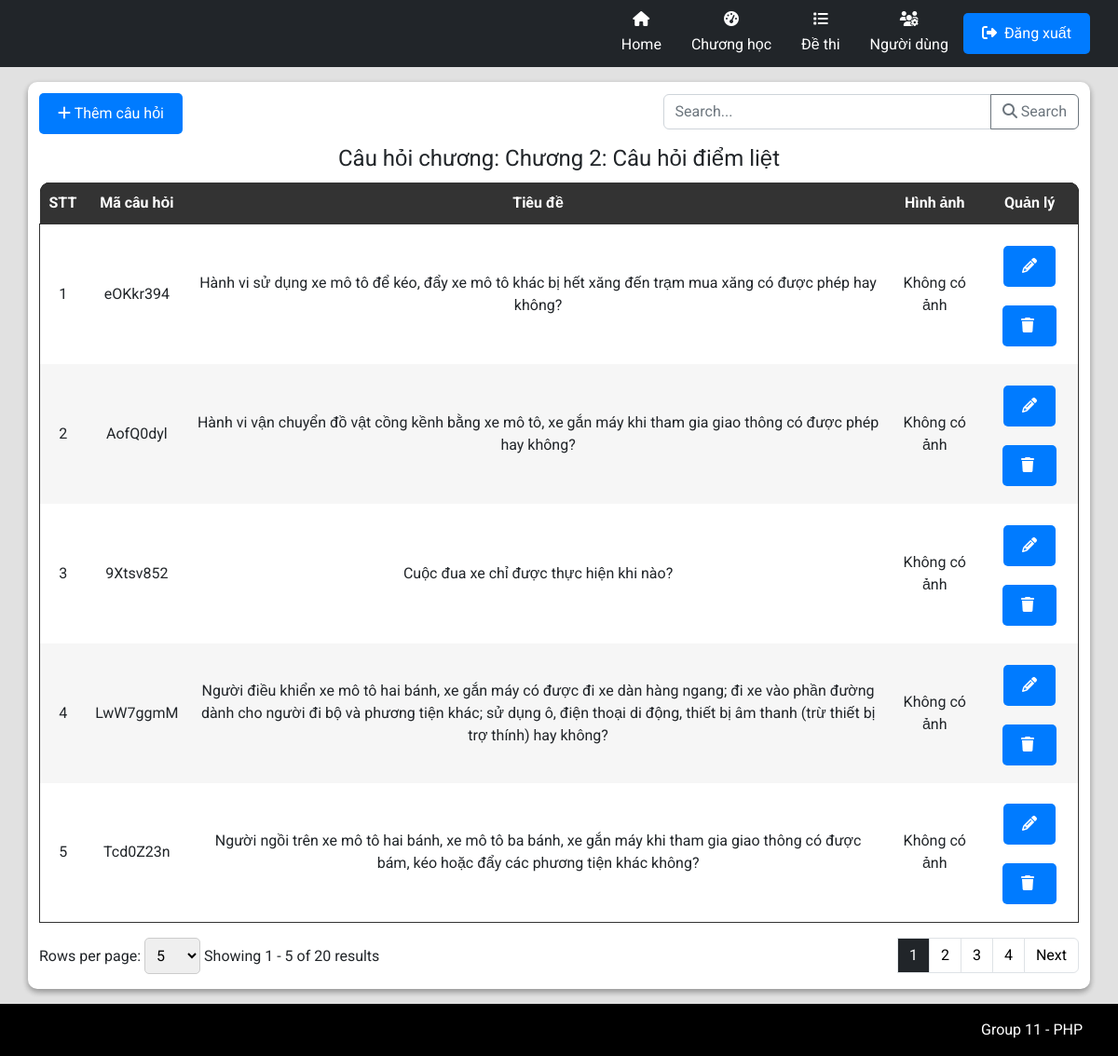
The app's page /admin/AdminIndex.php?workingPage=question&chapterId=50ccd9c5-ce5e-4921-9e23-de46a9558c38 with its own data.
### tables this page shows
CREATE TABLE `tbl_chapter` (
  `id` varchar(36) NOT NULL,
  `code` varchar(255) DEFAULT NULL,
  `name` varchar(255) DEFAULT NULL,
  `description` varchar(255) DEFAULT NULL,
  `quantity` int(11) DEFAULT NULL
);

CREATE TABLE `tbl_question` (
  `id` varchar(36) NOT NULL,
  `code` varchar(255) DEFAULT NULL,
  `questionImage` varchar(255) DEFAULT NULL,
  `title` text DEFAULT NULL,
  `chapterId` varchar(36) DEFAULT NULL,
  `option_1` text DEFAULT NULL,
  `option_2` text DEFAULT NULL,
  `option_3` text DEFAULT NULL,
  `option_4` text DEFAULT NULL,
  `trueAnswer` int(1) DEFAULT NULL,
  `isDanger` tinyint(1) DEFAULT NULL
);

### admin/pages/Question/QuestionIndex.php (shortened to what this page needs)
<link rel="stylesheet" href="./styles/ProductStyles.css">
<?php $chapterId = $_GET["chapterId"] ?>
<?php
$countAllSql = "SELECT * FROM tbl_question WHERE chapterId='$chapterId'";
$total_records = mysqli_num_rows(mysqli_query($connect, $countAllSql));
$pageIndex = isset($_GET['page']) ? $_GET['page'] : 1;
$pageSize = isset($_GET['limit']) ? $_GET['limit'] : 5;
$total_page = ceil($total_records / $pageSize);
$start = ($pageIndex - 1) * $pageSize;
$getTableDataSql = "";
if (isset($_GET['search']) && !empty($_GET['search'])) {
    $search = $_GET['search'];
    $getTableDataSql = "SELECT * FROM tbl_question WHERE chapterId='$chapterId' AND title LIKE '%$search%' LIMIT $start, $pageSize";
} else {
    $getTableDataSql = "SELECT * FROM tbl_question WHERE chapterId='$chapterId' LIMIT $start, $pageSize";
}
$tableData = mysqli_query($connect, $getTableDataSql);
?>
<div class="text-left flex justify-between">
    <button type="button" class="btn btn-primary mb-2 mt-3" data-bs-toggle="modal" data-bs-target="#addQuestion">
        <i class="fa-solid fa-plus"></i>
        Thêm câu hỏi
    </button>
    <div class="input-group mb-3 align-center mt-3 w-40">
        <input type="text" class="form-control" placeholder="Search..." aria-label="Recipient's username" name="search" id="search-input" aria-describedby="button-addon2">
        <button class="btn btn-outline-secondary" id="search-button" onclick="performSearch()" name="ok">
            <i class="fa-solid fa-magnifying-glass"></i>
            Search
        </button>
    </div>
</div>
<div class="container p-0">
    <table class="w-100">
        <?php
        $tableData_1 = mysqli_query($connect, "SELECT * FROM tbl_chapter WHERE id='$chapterId'");
        $getChapter = mysqli_fetch_array($tableData_1);
        ?>
        <legend class="text-center">Câu hỏi chương: <?php echo $getChapter['name'] ?></legend>
        <thead class="table-head w-100">
            <tr class="table-heading">
                <th class="noWrap">STT</th>
                <th class="noWrap">Mã câu hỏi</th>
                <th class="noWrap">Tiêu đề</th>
                <th class="noWrap">Hình ảnh</th>
                <th class="noWrap">Quản lý </th>
            </tr>
        </thead>
        <tbody class="table-body">
            <?php
            $displayquestion = 0;
            while ($row = mysqli_fetch_array($tableData)) {
                $displayquestion++;
            ?>
                <tr>
                    <td>
                        <?php echo $displayquestion + ($pageIndex - 1) * $pageSize; ?>
                    </td>
                    <td class="tensanpham">
                        <?php echo $row['code'] ?>
                    </td>
                    <td>
                        <?php echo $row['title'] ?>
                    </td>
                    <td>
                        <?php if (!empty($row['questionImage'])) : ?>
                            <img width="200px" src="<?php echo $row['questionImage']; ?>" alt="">
                        <?php else : echo "Không có ảnh"; ?>
                        <?php endif; ?>
                    </td>
                    <td>
                        <button type="button" class="btn btn-primary mb-2 mt-3 con-tooltip top" data-bs-toggle="modal" data-bs-target="#editPopup_<?php echo $row['id']; ?>">
                            <i class="fa-solid fa-pencil"></i>
                        </button>
                        <button type="button" class="btn btn-primary mb-2 mt-3 con-tooltip top" data-bs-toggle="modal" data-bs-target="#confirmPopup_<?php echo $row['id']; ?>">
                            <i class="fa-solid fa-trash mr-1"></i>
                        </button>
                    </td>
                </tr>
            <?php
            }
            ?>
        </tbody>
    </table>
    <form action="" method="GET">
        <nav class="row py-2" aria-label="Page navigation example">
            <div class="paganation-infor col py-2">
                <form action="" method="GET">
                    <label for="limitSelect">Rows per page:</label>
                    <select name="limit" id="limitSelect" onchange="updatePageAndLimit()">
                        <option value="5" <?php if ($pageSize == 5) echo 'selected'; ?>>5</option>
                    </select>
                </form>
                <label class="mr-4">Showing
                    <?php
                    $startItem = ($pageIndex - 1) * $pageSize + 1;
                    $endItem = min($pageIndex * $pageSize, $total_records);
                    echo "{$startItem} - {$endItem} of {$total_records} results";
                    ?>
                </label>
            </div>
            <ul class="m-0 pagination justify-content-end py-2 col">
                <?php
                $range = 3;
                for ($i = 1; $i <= $total_page; $i++) {
                    if ($i == $pageIndex) {
                        echo '<li class="page-item light">
                        <span name="page" class="page-link text-reset text-white bg-dark" href="?workingPage=question&chapterId='.($chapterId).'&limit=' . ($pageSize) . '&page=' . ($i) . '"> ' . ($i) . ' </span>
                        </li>';
                    } else {
                        if ($i == 1) {
                            echo '<li class="page-item light">
                            <a name="page" class="page-link text-reset text-black" href="?workingPage=question&chapterId='.($chapterId).'&limit=' . ($pageSize) . '&page=' . ($i) . '"> ' . ($i) . ' </a>
                            </li>';
                        }
                        else if ($i > $pageIndex - $range && $i < $pageIndex + $range) {
                            echo '<li class="page-item light">
                            <a name="page" class="page-link text-reset text-black" href="?workingPage=question&chapterId='.($chapterId).'&limit=' . ($pageSize) . '&page=' . ($i) . '"> ' . ($i) . ' </a>
                            </li>';
                        }
                        else if ($i == $total_page) {
                            echo '<li class="page-item light">
                            <a name="page" class="page-link text-reset text-black" href="?workingPage=question&chapterId='.($chapterId).'&limit=' . ($pageSize) . '&page=' . ($i) . '"> ' . ($i) . ' </a>
                            </li>';
                        }
                    }
                }
                ?>
                <?php
                if ($pageIndex < $total_page && $total_page > 1) {
                    echo '<li class="page-item light">
                    <a name="page" class="page-link text-reset text-black" aria-label="Next" href="?workingPage=question&chapterId='.($chapterId).'&limit=' . ($pageSize) . '&page=' . ($pageIndex + 1) . '">
                    Next
                    </a>
                    </li>';
                }
                ?>
            </ul>
    </form>
</div>

### admin/styles/AdminStyles.css (style rules this page uses)
body { display: flex; flex-direction: column; }

### common/css/CommonStyle.css (style rules this page uses)
html { padding: unset; margin: unset; box-sizing: border-box; scroll-behavior: smooth; }
body { min-height: 100vh; }
:root { --pr-color: rgb(62, 148, 163); }
.m-0 { margin: 0 !important; }
.p-0 { padding: 0 !important; }
.mr-1 { margin-right: 4px !important; }
.mb-2 { margin-bottom: 8px !important; }
.py-2 { padding-top: 8px !important; padding-bottom: 8px !important; }
.mt-3 { margin-top: 12px !important; }
.mb-3 { margin-bottom: 12px !important; }
.mr-4 { margin-right: 16px !important; }
.w-40 { width: 40%; }
.w-100 { width: 100% !important; }
.flex { display: flex; }
.align-center { align-items: center; }
.justify-between { justify-content: space-between; }
.text-center { text-align: center; }
.text-white { color: #fff !important; }
.text-black { color: #000 !important; }
.con-tooltip { position: relative; background: #F2D1C9; border-radius: 9px; display: inline-block; transition: all 0.3s ease-in-out; cursor: default; }

### admin/styles/ProductStyles.css (style rules this page uses)
* { padding: 0; margin: 0; box-sizing: border-box; }
table { border-radius: 10px; }
.container { width: 100%; }
.table-head { color: white; background-color: #000; }
.table-head .table-heading { background-color: #000; color: white; }
.table-head .table-heading th:first-child { border-top-left-radius: 10px; }
.table-head .table-heading th:last-child { border-top-right-radius: 10px; }
.table-heading { border-radius: 10px; }
.table-head th { padding: 10px; text-align: center; }
.table-head, .table-body { border-collapse: collapse; }
.table-body { border: 1px solid #333; }
.table-body, .table-body tr { background-color: #fff; }
.table-body td { text-align: center; }
.table-body tr:nth-child(2n + 2) { background-color: #f6f6f6; }
table { border-collapse: collapse; background-color: #f8f8f8; }
th, td { padding: 10px; text-align: left; }
th { background-color: #333; color: white; }
.btn-primary { background-color: #007bff; color: white; padding: 10px 20px; border: none; border-radius: 5px; cursor: pointer; }
.noWrap { white-space: nowrap; }
select, option { width: 60px; padding: 8px; border: 1px solid #ccc; border-radius: 5px; }
.tensanpham { width: 100px; height: 150px; text-align: center; }

### records on screen
tbl_chapter: name "Chương 2: Câu hỏi điểm liệt"
tbl_question: pageSize "1", code "eOKkr394", title "Hành vi sử dụng xe mô tô để kéo, đẩy xe mô tô khác bị hết xăng đến trạm mua xăng có được phép hay không?", questionImage "Không có ảnh"
tbl_question: pageSize "2", code "AofQ0dyl", title "Hành vi vận chuyển đồ vật cồng kềnh bằng xe mô tô, xe gắn máy khi tham gia giao thông có được phép hay không?", questionImage "Không có ảnh"
tbl_question: pageSize "3", code "9Xtsv852", title "Cuộc đua xe chỉ được thực hiện khi nào?", questionImage "Không có ảnh"
tbl_question: pageSize "4", code "LwW7ggmM", title "Người điều khiển xe mô tô hai bánh, xe gắn máy có được đi xe dàn hàng ngang; đi xe vào phần đường dành cho người đi bộ và phương tiện khác; sử dụng ô, điện thoại di động, thiết bị âm thanh (trừ thiết bị trợ thính) hay không?", questionImage "Không có ảnh"
tbl_question: pageSize "5", code "Tcd0Z23n", title "Người ngồi trên xe mô tô hai bánh, xe mô tô ba bánh, xe gắn máy khi tham gia giao thông có được bám, kéo hoặc đẩy các phương tiện khác không?", questionImage "Không có ảnh"

### other values on screen
$startItem "1"
$endItem "5"
$total_records "20"
